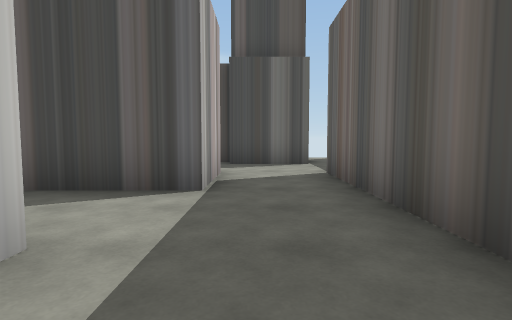
View 1 (above)

19 first-person views from a walk through a Unity game level. The camera is 1.2 m above the floor, tilts 4° down and sees 80° across. The floor is counted in squares, 2 m on a side. Each view is taken from the middle of a square. On the plan, view 1 faces up. The plan holds only what a view shows up to about 9 squares ahead; the rest is blank. The player is left out.

View 2
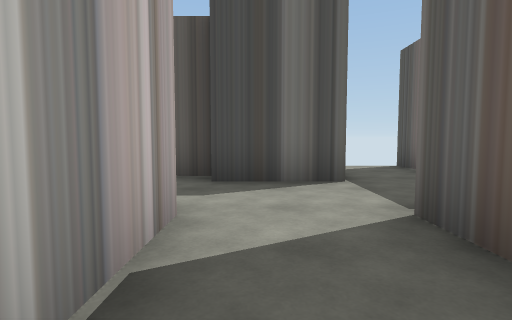

View 3
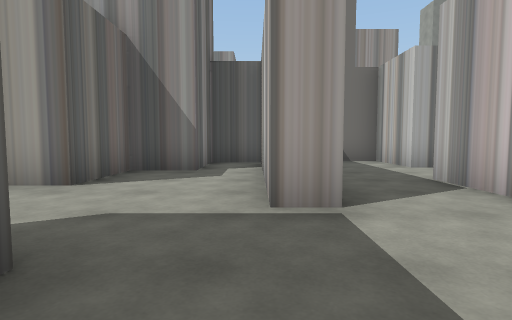

View 4
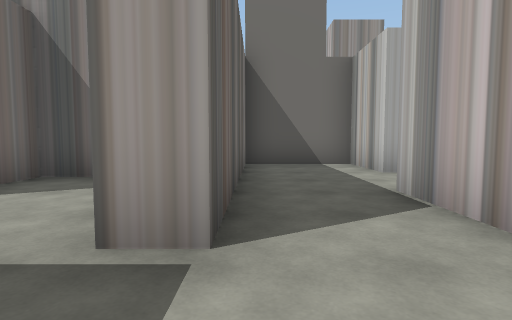

View 5
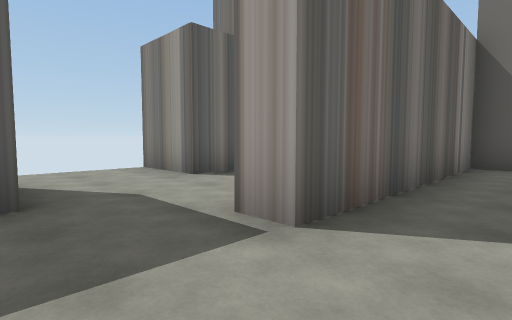

View 6
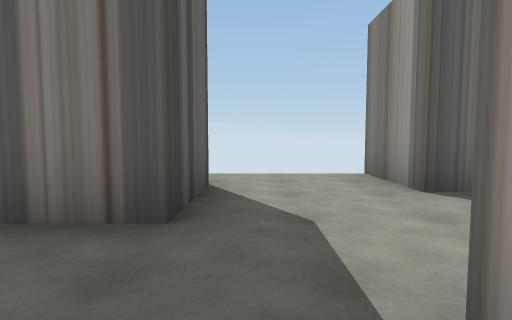

View 7
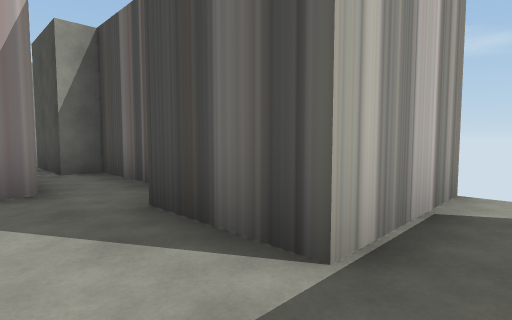

View 8
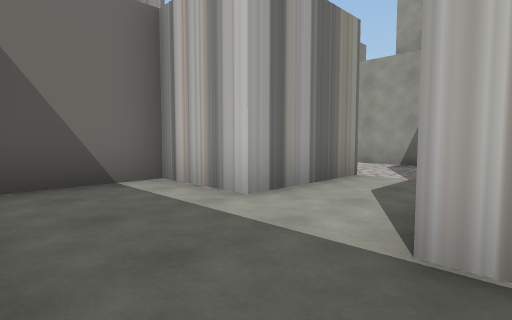

View 9
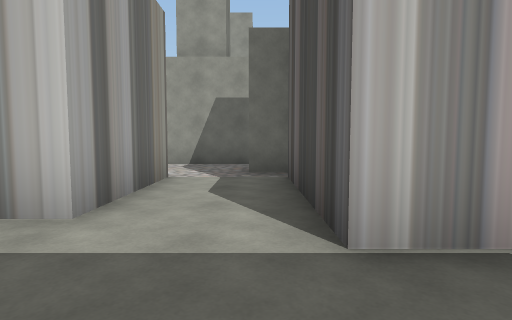

View 10
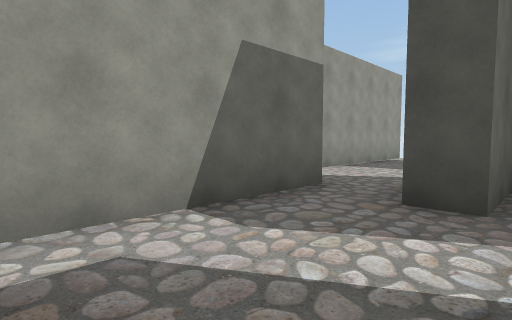

View 11
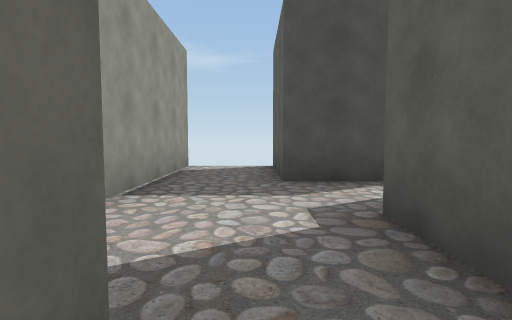

View 12
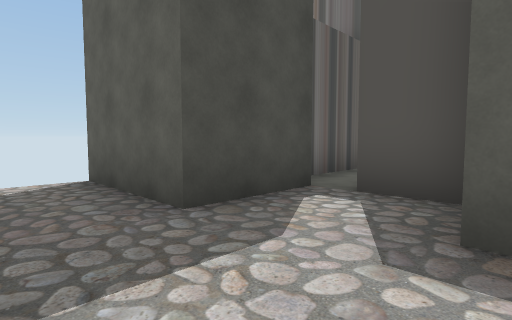

View 13
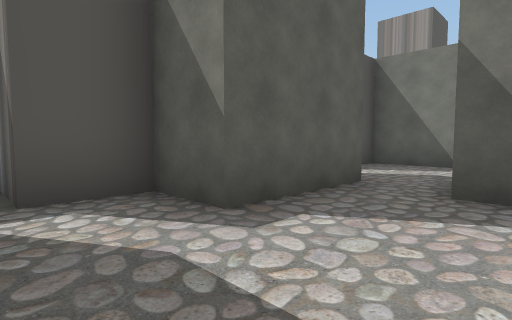

View 14
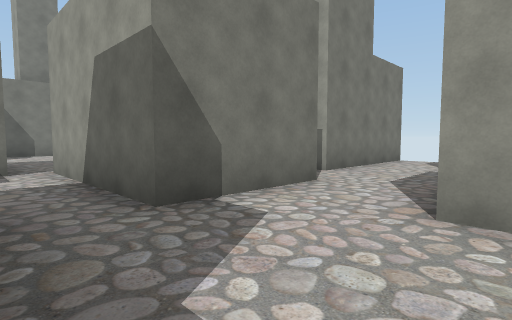

View 15
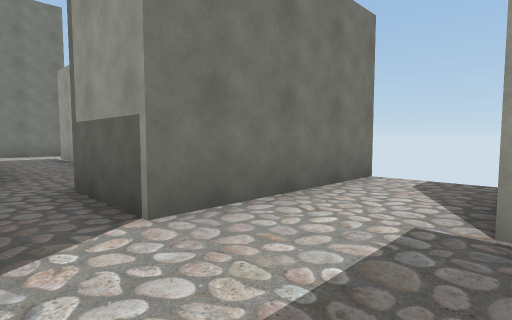

View 16
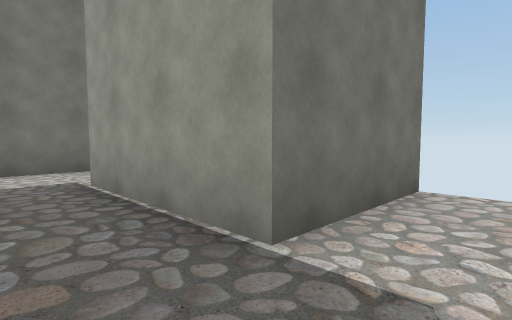

View 17
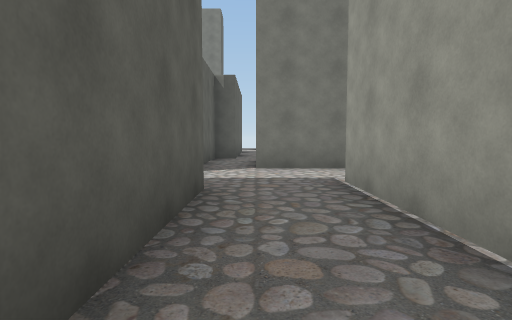

View 18
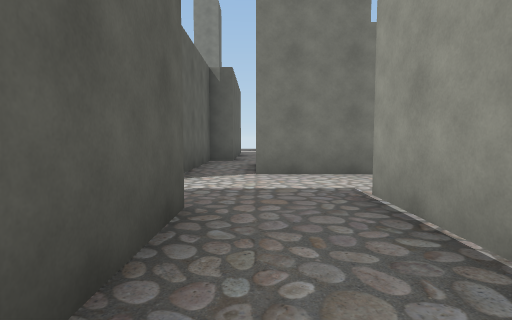

View 19
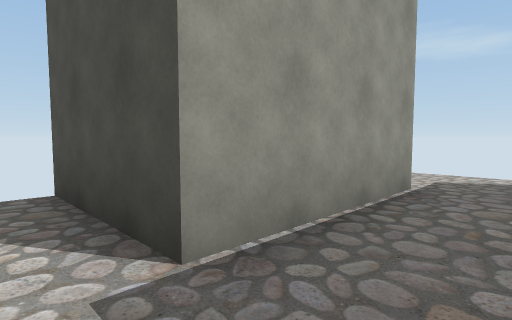

### Floor plan
Ten units are one square. View 1 is at (0, 0); x grows to the right and y downward. Boxes are objects, and circles mark ways between rooms. Rooms are numbered by the first view taken in them; rooms with no view inside come last. Other rooms are left out.
<svg viewBox="-144 -104 211 119">
<path fill="none" stroke="#000" d="M-13 -16 -13 2 13 2 13 -35M-6 -35 -16 -35M-6 -54 -6 -35M31 -66 31 -98M-6 -79 -16 -79M13 -35 13 -54 19 -54M-19 -68 -19 -62M13 -99 13 -73 -6 -73M-39 -16 -13 -16M-62 -25 -62 2M-44 -44 -44 -29 -50 -29M-16 -35 -38 -35M-58 2 -38 2 -38 -4M-74 -35 -62 -35 -62 -25M-50 -29 -50 -54 -38 -54 -38 -66 -26 -66M-75 -98 -75 -54M-16 -79 -37 -79 -37 -73 -56 -73 -56 -98M-94 -54 -94 -84M-89 -35 -74 -35M-139 -79 -113 -79 -113 -48 -138 -48M-139 -29 -100 -29 -100 -10M-88 2 -88 -28M50 -66 31 -66M19 -54 19 -4M31 -23 44 -23 44 -41 62 -41"/>
<circle cx="5" cy="-45" r="3" fill="#2a7"/>
<circle cx="-25" cy="-25" r="3" fill="#2a7"/>
<circle cx="-20" cy="-70" r="3" fill="#2a7"/>
<circle cx="20" cy="-60" r="3" fill="#2a7"/>
<circle cx="-60" cy="-30" r="3" fill="#2a7"/>
<circle cx="-80" cy="-45" r="3" fill="#2a7"/>
<text x="0" y="-20">1</text>
<text x="10" y="-60">2</text>
<text x="-40" y="-20">3</text>
<text x="-60" y="-60">4</text>
<text x="-100" y="-60">5</text>
<text x="40" y="-50">6</text>
</svg>
Room 1 opens to room 2. Room 1 opens to room 3. Room 2 opens to room 4. Room 2 opens to room 6. Room 3 opens to room 4. Room 4 opens to room 5.

Where each view was taken, in squares from view 1:
view 1: 0 up, 0 right, facing up
view 2: 3 up, 0 right, facing up
view 3: 8 up, 2 right, facing down
view 4: 7 up, 1 right, facing down
view 5: 7 up, 0 right, facing down-right
view 6: 6 up, 1 right, facing right
view 7: 6 up, 2 right, facing up-left
view 8: 4 up, 1 right, facing down-left
view 9: 3 up, 1 right, facing left
view 10: 0 up, 4 left, facing up-left
view 11: 3 up, 6 left, facing up
view 12: 5 up, 7 left, facing up-right
view 13: 7 up, 7 left, facing down-right
view 14: 6 up, 5 left, facing down-left
view 15: 5 up, 9 left, facing down-left
view 16: 9 up, 10 left, facing down-left
view 17: 9 up, 10 left, facing down
view 18: 8 up, 10 left, facing down
view 19: 4 up, 10 left, facing up-left
